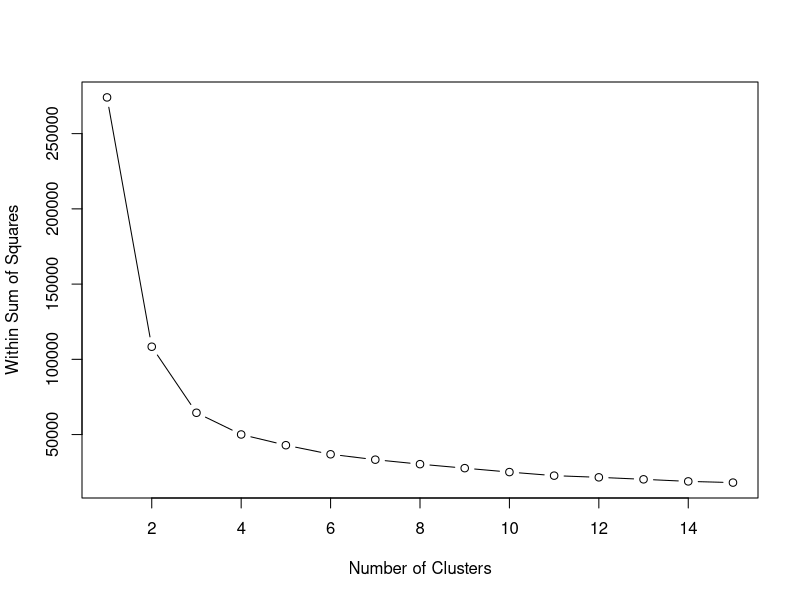
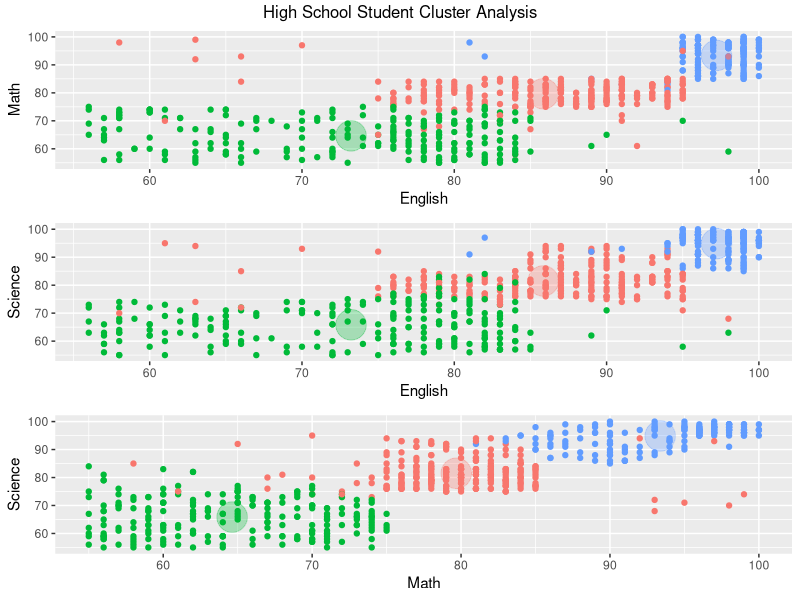

Generate these figures, in order, with R:

######################################
# section 4.2.3
######################################

# Using R to Perform a K-Means Analysis

# install packages, if necessary
library(plyr)
library(ggplot2)
library(cluster)
library(lattice)
library(graphics)
library(grid)
library(gridExtra)

#import the student grades
grade_input = as.data.frame(read.csv("grades_km_input.csv"))

kmdata_orig = as.matrix(grade_input[,c("Student","English", "Math","Science")])
kmdata <- kmdata_orig[,2:4]
kmdata[1:10,]

wss <- numeric(15) 
for (k in 1:15) wss[k] <- sum(kmeans(kmdata, centers=k, nstart=25)$withinss)

plot(1:15, wss, type="b", xlab="Number of Clusters", ylab="Within Sum of Squares") 

km = kmeans(kmdata,3, nstart=25)
km

c( wss[3] , sum(km$withinss) )

#prepare the student data and clustering results for plotting
df = as.data.frame(kmdata_orig[,2:4])
df$cluster = factor(km$cluster)
centers=as.data.frame(km$centers)

g1= ggplot(data=df, aes(x=English, y=Math, color=cluster )) + 
  geom_point() + theme(legend.position="right") +
  geom_point(data=centers, aes(x=English,y=Math, color=as.factor(c(1,2,3))), 
             size=10, alpha=.3, show_guide=FALSE)

g2 =ggplot(data=df, aes(x=English, y=Science, color=cluster )) + 
  geom_point() + 
  geom_point(data=centers, aes(x=English,y=Science, color=as.factor(c(1,2,3))), 
             size=10, alpha=.3, show_guide=FALSE)

g3 = ggplot(data=df, aes(x=Math, y=Science, color=cluster )) + 
  geom_point() +
  geom_point(data=centers, aes(x=Math,y=Science, color=as.factor(c(1,2,3))), 
             size=10, alpha=.3, show_guide=FALSE)

tmp = ggplot_gtable(ggplot_build(g1)) 

grid.arrange(arrangeGrob(g1 + theme(legend.position="none"),
                         g2 + theme(legend.position="none"),
                         g3 + theme(legend.position="none"),
                         top ="High School Student Cluster Analysis", ncol=1))




